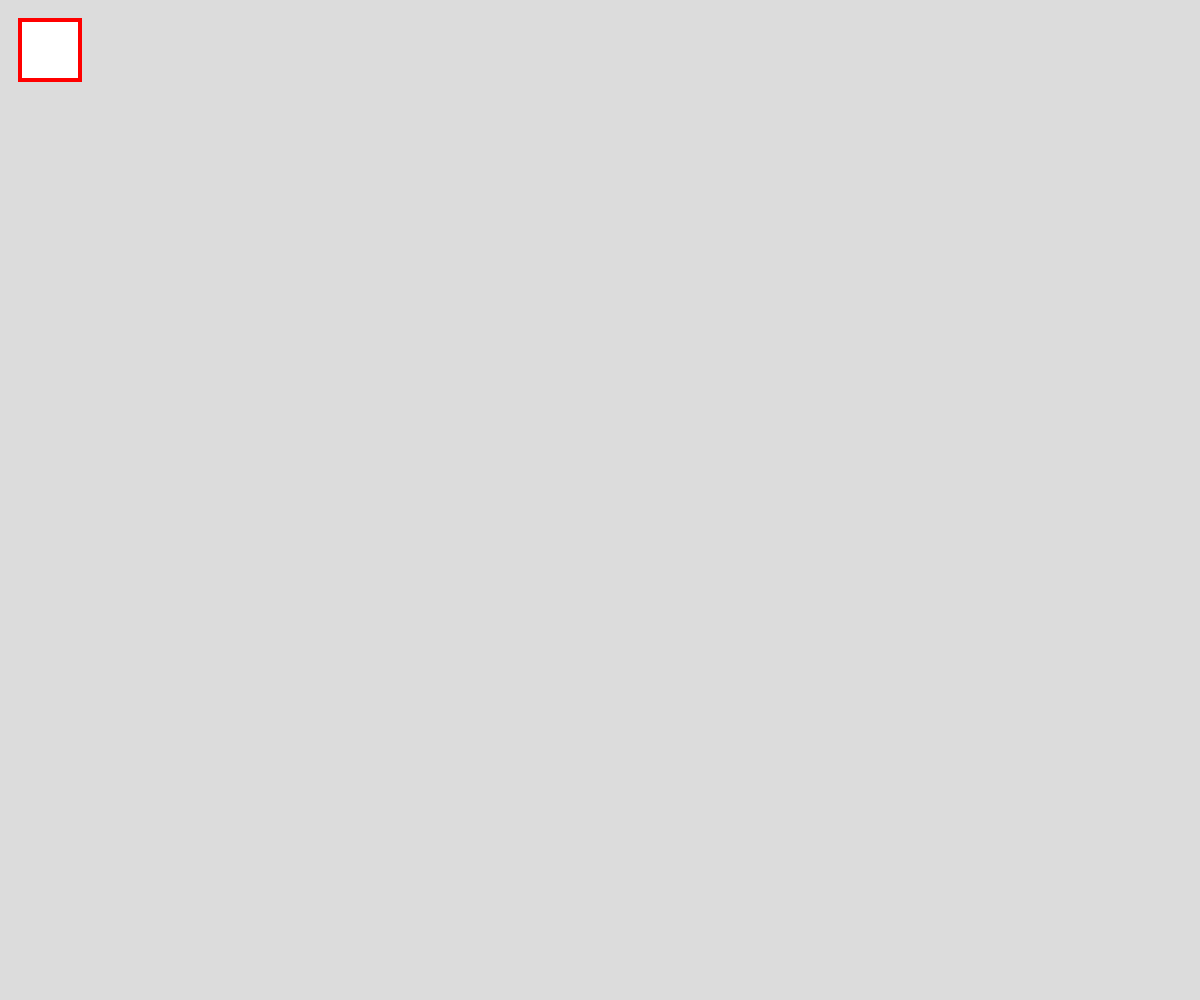
Frame 1 (no input)
Frame 60 (no input): identical to frame 1, image omitted
Frame 120 (the mouse pressed at the canvas centre since frame 60): identical to frame 1, image omitted

The p5.js sketch that drew this single still picture (run headless with seeded random() and noise() and a simulated clock; from frame 60 on, the mouse is pressed at the canvas centre):

// p5.js sketch
// ── sketch.js
// Project Title
// Your Name
// Date
//
// Extra for Experts:
// - describe what you did to take this project "above and beyond"


function setup() {
  createCanvas(windowWidth, windowHeight);
}

function draw() {
  background(220);
  stroke('red');
  strokeWeight(4);
  rect(20, 20, 60, 60);
  describe('A white rectangle with a red outline.');
}
